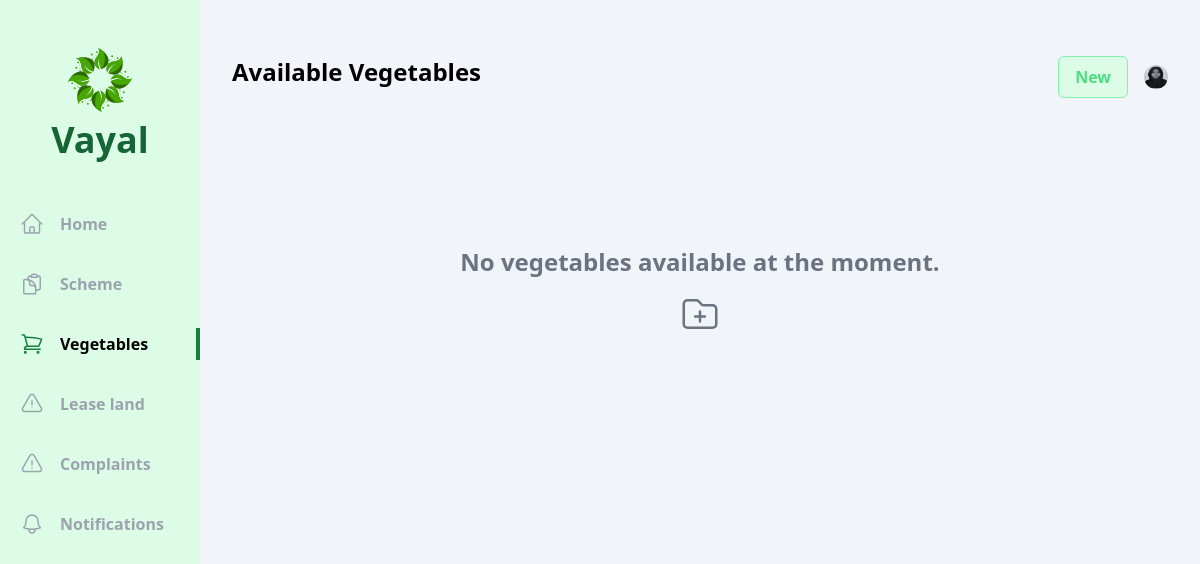
Before: /user/vegetables/ (signed in) with the older database file.
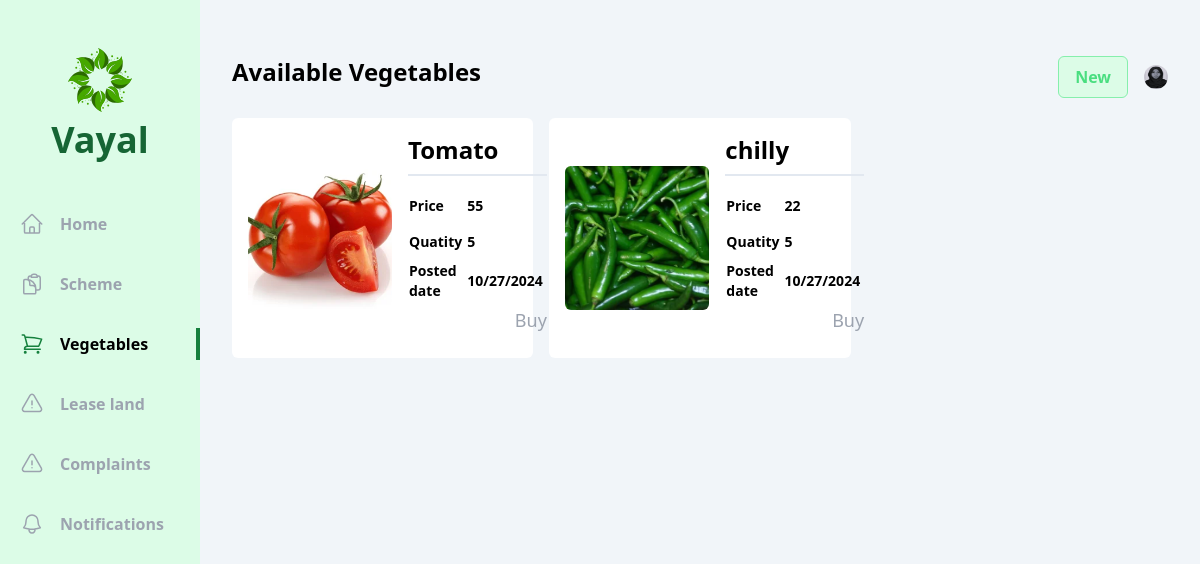
After: the same page with the newer database file.
### vayal_user/models.py (models this page shows, shortened)
class Vayal_User(models.Model):
    account = models.OneToOneField(User, on_delete=models.CASCADE)
    name=models.CharField(max_length=225)
    dob=models.DateField()
    gender= models.CharField(max_length=20, choices=gender)
    phone_number = models.CharField(max_length=10)
    aadhar_number= models.CharField(max_length=12)
    cast=models.CharField(max_length=20, choices=cast)
    house_name=models.CharField(max_length=225)
    place=models.CharField(max_length=225)
    village=models.CharField(max_length=225)
    pincode = models.CharField(max_length=6)
    muncipality=models.CharField(max_length=225,default="Kozhikode")
    district=models.CharField(max_length=225,default="Kozhikode")
    land_ownership=models.CharField(max_length=20, choices=land)
    photo=models.ImageField(upload_to='photos/')
    vegetable_permission_applied=models.CharField(max_length=225,default="False")
    vegetable_permission=models.CharField(max_length=225, choices=vegetable_permission_status,default="Pending")

### officer/models.py (models this page shows, shortened)
class Vegetable(models.Model):
    farm_details = models.ForeignKey(VegetablePermission, on_delete=models.CASCADE)
    name = models.CharField(max_length=250)
    price = models.IntegerField()
    quantity =  models.IntegerField()
    expiry =  models.IntegerField()
    posted_date=models.DateTimeField(auto_now_add=True)
    photo = models.ImageField(upload_to='vegetables')

### vayal_user/views/vegetable.py (the view)
# urls.py: path('vegetables/',vegetable.index,name='vegetables'),
def index(request):
    vayal_user = Vayal_User.objects.get(account=request.user)
    vegetables=Vegetable.objects.all()
    context = {
        'vayal_user': vayal_user,
        'vegetables': vegetables}
    return render(request,'vayal_user/vegetable/index.html',context)

### vayal_user/templates/vayal_user/vegetable/index.html (shortened to what this page needs)
{% extends 'base.html' %}
{% block content %}
<div class="flex  bg-slate-100">
    <div class="w-2/12 bg-green-100 flex flex-col items-center pb-10">
        <div class="my-12 flex flex-col gap-2 justify-center items-center">
            <h1 class="text-4xl font-bold text-green-800 ">Vayal</h1>
        </div>
        <ul class="flex flex-col gap-7 w-full font-bold text-gray-400">
          <li class="w-full flex items-center px-5 py-1 gap-4 group hover:text-gray-500 cursor-pointer hover:border-green-700 hover:border-r-4">
                <a href="{% url 'vayal_user:home' %}">Home</a>
            </li>
            <li class="w-full flex items-center px-5 py-1 gap-4 group hover:text-gray-500 cursor-pointer hover:border-green-700 hover:border-r-4">
                <a href="{% url 'vayal_user:schemes' %}">Scheme</a>
            </li>
            <li class="w-full flex items-center px-5 py-1 gap-4 border-r-4 text-black border-green-700">
                <a href="{% url 'vayal_user:vegetables' %}">Vegetables</a>
            </li>
            <li class="w-full flex items-center px-5 py-1 gap-4 group hover:text-gray-500 cursor-pointer hover:border-green-700 hover:border-r-4">
                  <a href="{% url 'vayal_user:lease_land' %}">Lease land</a>
              </li>
          <li class="w-full flex items-center px-5 py-1 gap-4 group hover:text-gray-500 cursor-pointer hover:border-green-700 hover:border-r-4">
              <a href="{% url 'vayal_user:complaints' %}">Complaints</a>
          </li>
          <li class="w-full flex items-center px-5 py-1 gap-4 group hover:text-gray-500 cursor-pointer hover:border-green-700 hover:border-r-4">
              <a href="{% url 'vayal_user:notifications' %}">Notifications</a>
          </li>
        </ul>
      </div>
      <div class="w-10/12 h-screen overflow-y-auto px-8 py-14">
        <div class="flex justify-between mb-5">
          <h1 class="text-2xl font-bold">Available Vegetables</h1>
          <div class="flex items-center gap-4">
              <span class="px-4 py-2 flex gap-1 bg-green-100 text-green-400 border cursor-pointer border-green-300 font-bold rounded-md">
                  <span>
                      <a href="{% url 'vayal_user:add_button' %}">
                          New
                      </a>
                     </span>
              </span>
              <div class="relative">
              <img id="profile" src="/uploads/{{vayal_user.photo}}" class="h-6 w-6 rounded-full cursor-pointer" alt="">
          </div>
          </div>
      </div>
      <div class="grid grid-cols-3 gap-x-4 gap-y-8">
        {% if vegetables %}
            {% for vegetable in vegetables %}
            <div class="flex flex-row bg-white p-4 rounded-md gap-4">
            <img class="cursor-pointer rounded-md h-36 w-36 object-cover my-8" src="/uploads/{{vegetable.photo}}" alt="">
            <div class="flex flex-col gap-1">
                <span class="text-2xl font-bold mb-2 pb-2 border-b-2 border-slate-200">{{vegetable.name }}</span>
                <table class="table-auto text-sm text-left ">
                    <tr>
                        <th scope="col" >Price</th>
                        <th scope="col" class="px-1 py-2">{{vegetable.price}}</th>
                    </tr>
                    <tr>
                        <th scope="col" >Quatity</th>
                        <th scope="col" class="px-1 py-2">{{vegetable.quantity}}</th>
                    </tr>
                    <tr>
                        <th scope="col" >Posted<br>date</th>
                        <th scope="col" class="px-1 py-2">{{vegetable.posted_date | date:"m/d/Y" }}</th>
                    </tr>
                </table>
                <div class="flex justify-end ">
                    <a href ="{% url 'vayal_user:vegetables'  %}" class="text-lg text-gray-400 ">Buy</a>
                </div>
        </div>
        </div>
        {% endfor %}
        {% else %}
        <div class="flex flex-col items-center justify-center col-span-3 text-center my-20">
            <p class="text-2xl font-semibold text-gray-500 mb-4 mt-12">No vegetables available at the moment.</p>
            <a href="{% url 'vayal_user:add_button' %}" class="text-3xl text-gray-500 hover:text-green-500 flex items-center gap-2">
                <span>
                </span>
            </a>
        </div>
    {% endif %}
    </div>
</div>
{% endblock content %}

### templates/base.html (shortened to what this page needs)
<!DOCTYPE html>
<html lang="en">
<head>
    <script src="https://cdn.tailwindcss.com"></script>
</head>
<body>
    {% block content %}
    {% endblock content %}
</body>
</html>

Changed rows visible on the page:
added Vegetable: photo (picture), name "Tomato", price "55", quantity "5", posted_date "10/27/2024"
added Vegetable: photo (picture), name "chilly", price "22", quantity "5", posted_date "10/27/2024"
Other visible differences:
text no longer shown: "No vegetables available at the moment."
